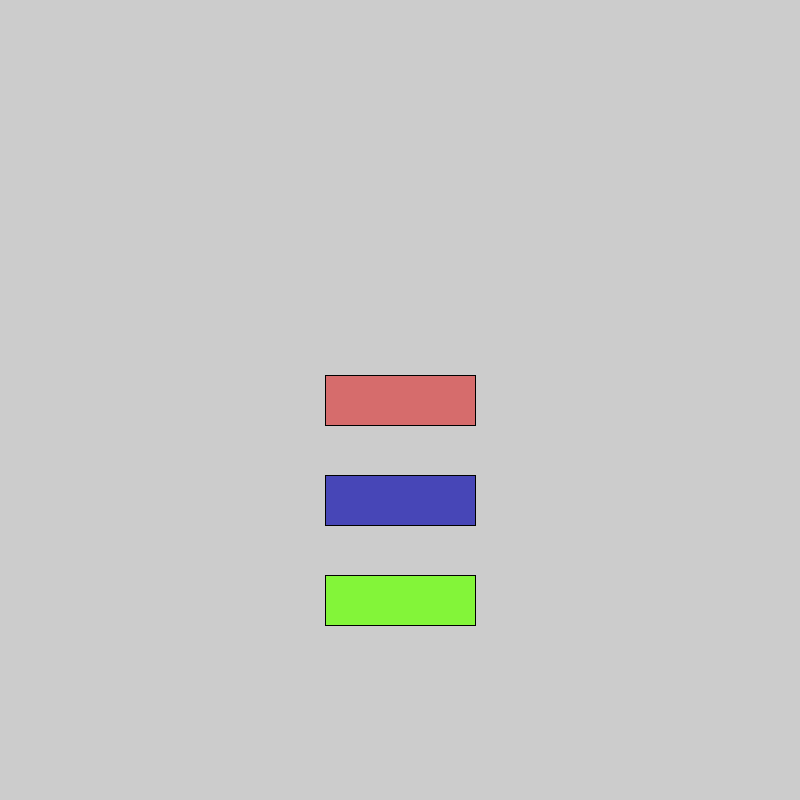
Frame 1 (no input)
Frame 60 (the mouse pressed at the canvas centre just before this capture): identical to frame 1, image omitted
Frame 120 (the mouse held since frame 60 and released just before this capture): identical to frame 1, image omitted

The Processing sketch that drew this single still picture (run headless with seeded random() and noise(); from frame 60 on, the mouse is pressed at the canvas centre):

// Processing sketch: Studio_03_ex2
// ── Studio_03_ex2.pde
ArrayList<Button> buttonList = new ArrayList<Button>();

//Button b1;

void setup()
{
  size(800, 800);
  rectMode(CENTER);

  Button b1 = new Button(400, 400, 150, 50, #D66C6C, "b1");
  Button b2 = new Button(400, 500, 150, 50, #4746B7, "b2");
  Button b3 = new Button(400, 600, 150, 50, #83F539, "b3");
  
  buttonList.add(b1);
  buttonList.add(b2);
  buttonList.add(b3);
}

void draw()
{
  for (Button b : buttonList)
  {
    b.drawButton();
    
    //check to see if mouse is over the position
    if (b.isClicked())
    {
     println("Mouse Over"); 
    }
    
    //check to see if the button is clicked
    if (mousePressed && b.isClicked())
    {
     println("Button Clicked is " + b.getname()); 
    }
  }
  
  //check to see where mouse x and y is
    frameRate(12);
  println(mouseX + " : " + mouseY);
  
  
}

// ── Button.pde
class Button
{
  private PVector _position;
  private PVector _size;
  private color _col;
  private String _name;

  public Button(float x, float y, float wdth, float hgt, color col, String name)

  {
    _position = new PVector(x, y);
    _size = new PVector(wdth, hgt);
    _col = col;
    _name = name;
  }

  public void drawButton()
  {
    fill(_col);
    rect(_position.x, _position.y, _size.x, _size.y);
  }

  public boolean isClicked()
  {
    //check to see if the mousex and mousey is within the button
    //if the mouse is over
    //return yes if it is/ no if not

    if (mouseX > (_position.x - (_size.x/2)) && mouseX < (_position.x + (_size.x/2))
      && mouseY > (_position.y - (_size.y/2)) && mouseY < (_position.y + (_size.y/2)))
    {
      return true;
    } 
    else
    {
      return false;
    }
  }
  
  //get method to see which button is activated
  public String getname()
  {
    return _name;
  }
}
